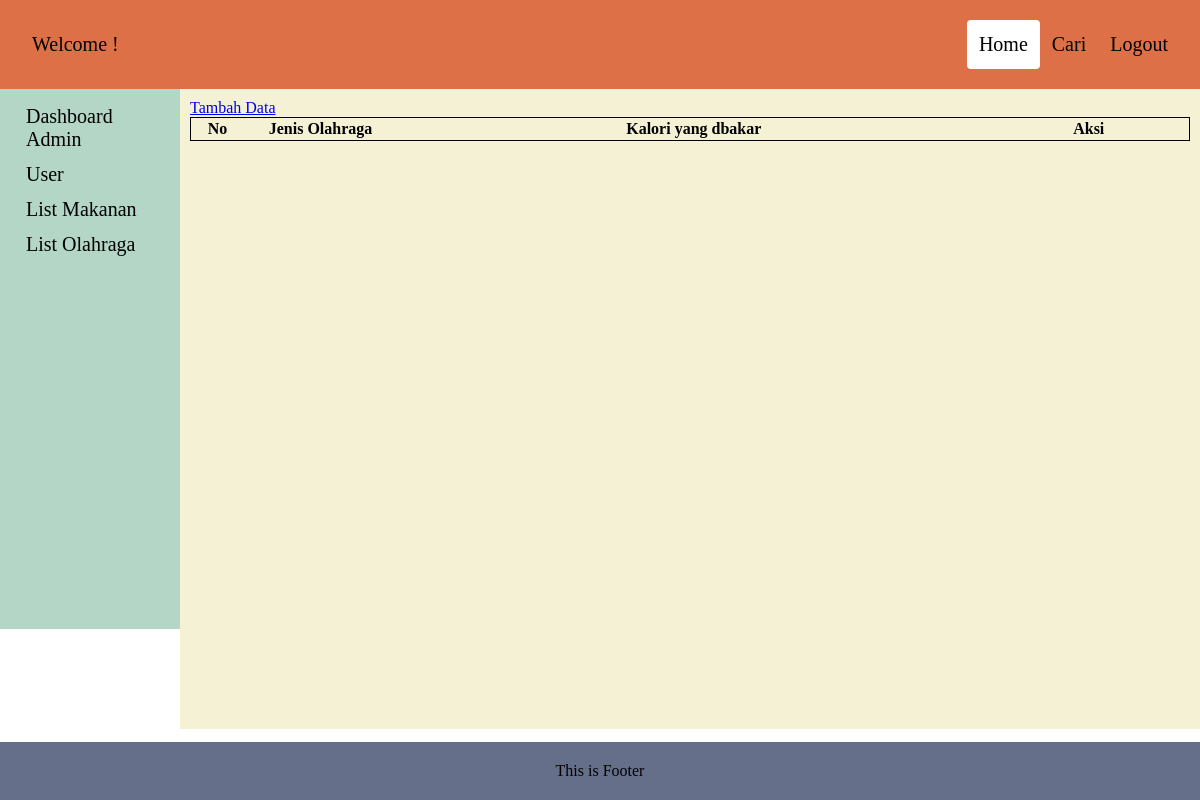
The app's page /admin/pages/list-olahraga.php, older data.
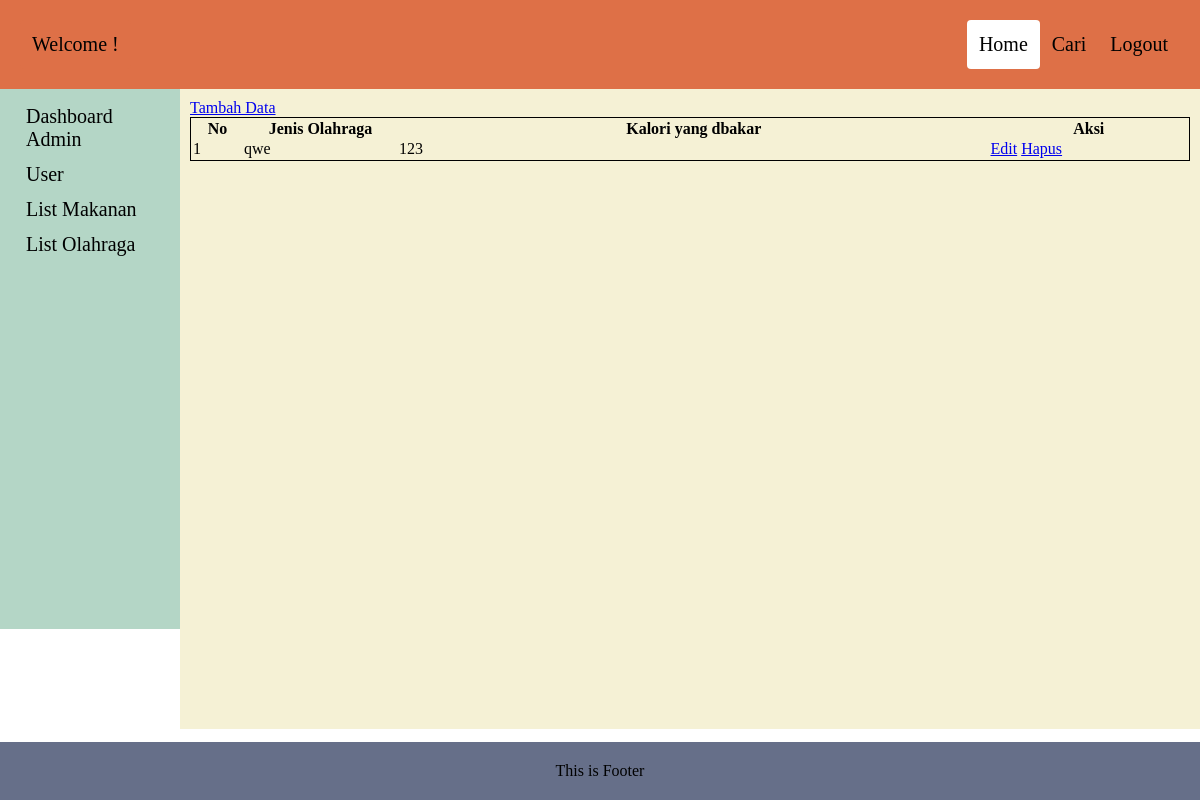
The same page, newer data.
### tables this page shows
CREATE TABLE `olahraga` (
  `id` int(10) NOT NULL,
  `jenis_olahraga` varchar(255) NOT NULL,
  `bakar` int(10) NOT NULL
);

### admin/pages/list-olahraga.php (the view, shortened to what this page needs)
<?php
	include("../func/db.php");
	$query = mysqli_query($connect,"SELECT * FROM olahraga");
?>
<html>
  <head>
    <link rel="stylesheet" type="text/css" href="../css/allin.css" />
  </head>
  <body>
    <div class="header">
      <a href="#default" class="header">Welcome !</a>
      <div class="header-right">
        <a class="active" href="home">Home</a>
        <a class="#cari">Cari</a>
        <a class="#logout" href="../func/logout.php">Logout</a>
      </div>
    </div>
    <div class="row">
      <div class="column side">
        <a href="dashboard.php">Dashboard Admin</a>
        <a href="user.php">User</a>
          <a href="list-makanan.php">List Makanan</a>
          <a href="list-olahraga.php">List Olahraga</a>
      </div>
      <div class="column middle">
        <a href="tambah-olahraga.php">Tambah Data</a>
        <table style="border:1px solid black;">
				<tr>
					<th width="1%">No</th>
					<th width="3%">Jenis Olahraga</th>
					<th width="15%">Kalori yang dbakar</th>
					<th width="5%">Aksi</th>
				</tr>
				<?php
					$i = 1;
					while ($doc = mysqli_fetch_array($query)) { ?>
					<tr><center>
						<td><?php echo $i; ?></td>
						<td><?php echo $doc['jenis_olahraga']; ?></td>
						<td><?php echo $doc['bakar']; ?></td>
						<td>
							<a href="edit-olahraga.php?jenis_olahraga=<?php echo $doc['jenis_olahraga'] ; ?>">Edit</a>
							<a href="../func/del-olahraga.php?jenis_olahraga=<?php echo $doc['jenis_olahraga'] ; ?> " >Hapus</a>
						</td>
					</tr></center>
				 <?php $i++;
				 } ?>
		</table>
      </div>
    </div>
    <div class="footer">
      <p>
        This is Footer
      </p>
    </div>
  </body>
</html>

Row changes from the older to the newer data that the page shows:
added olahraga: jenis_olahraga "qwe", bakar "123"
